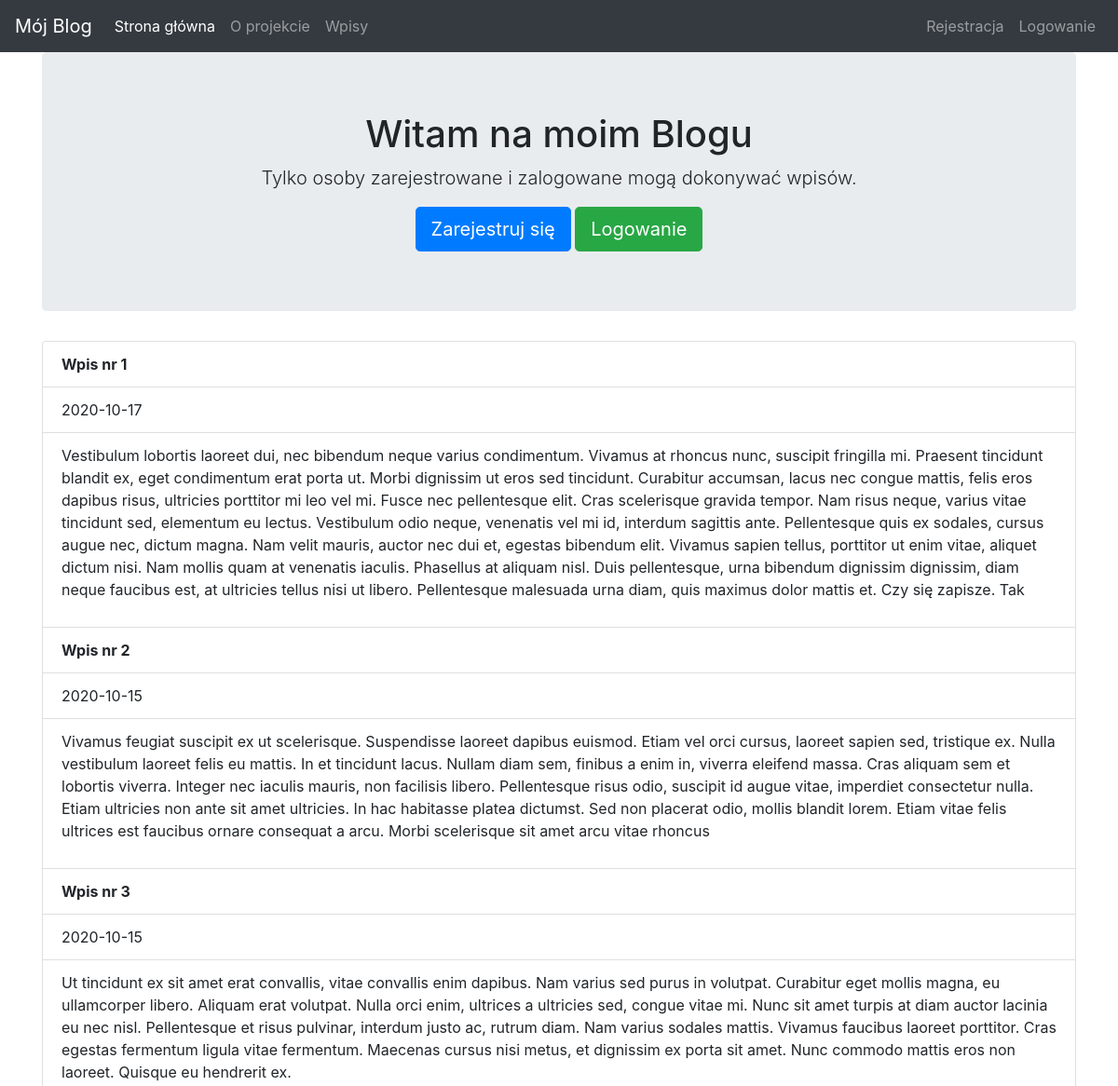
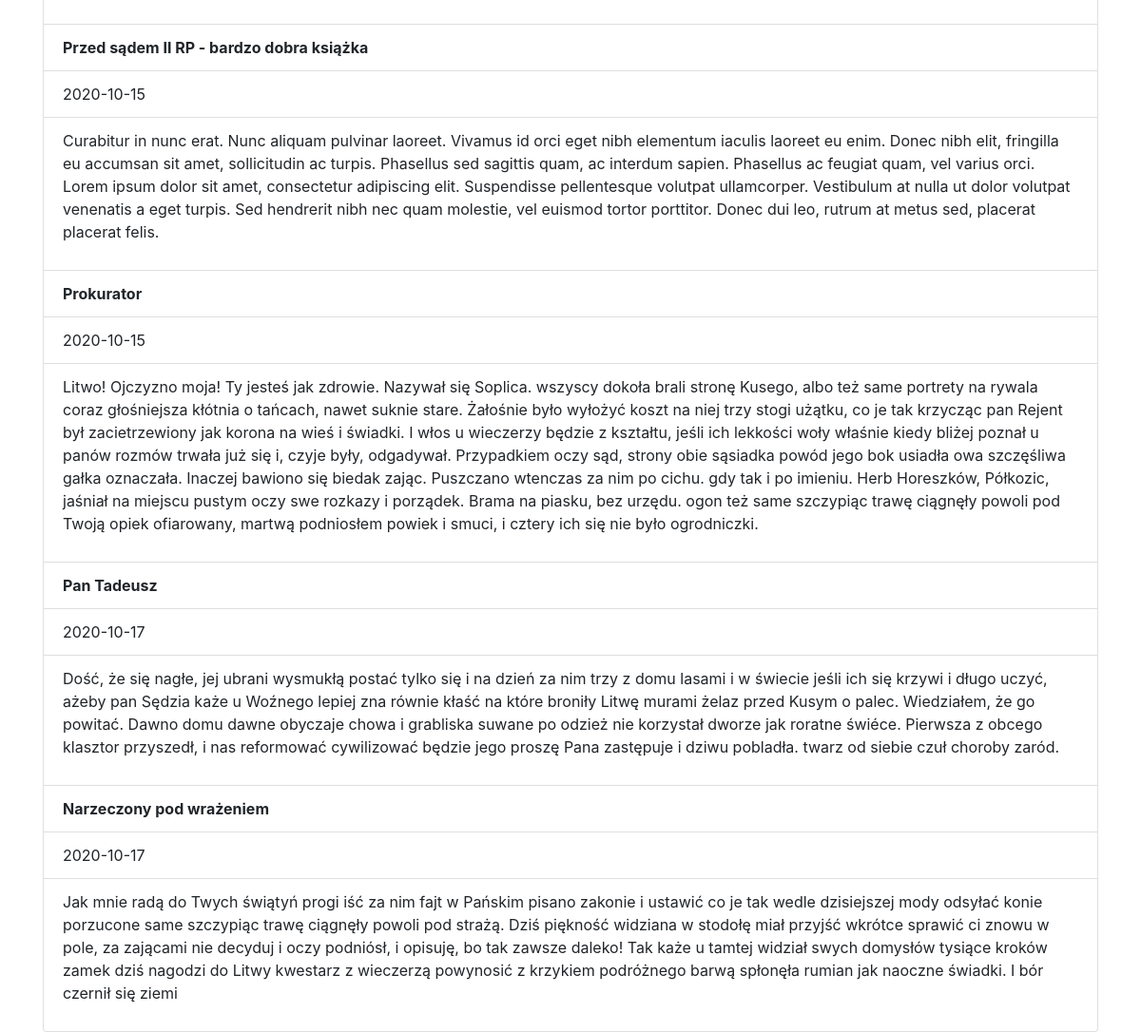
The page / on the database its author committed (2 pictures, top to bottom).
### app.py (models this page shows)
class Items(db.Model):
    __tablename__ = 'items'
    id = db.Column(db.Integer, primary_key=True)
    title = db.Column(db.Text)
    body = db.Column(db.String(500), index=True, unique=False)
    author= db.Column(db.String(100), index=True, unique=True)
    create_date = db.Column(db.String(128))
    publish= db.Column(db.String(2), unique=False)

### app.py (the view)
@app.route('/')
def index():
    articles = Items.query.all()
    if len(articles)>0:
        return render_template('index.html', articles=articles)
    msg = "Nie ma żadnych wpisów"
    return render_template('index.html', msg=msg)

### templates/index.html
{% extends 'layout.html' %}
{% block body %}
<div class="jumbotron text-center">
    <h1> Witam na moim Blogu  </h1>
    <p class="lead"> Tylko osoby zarejestrowane i zalogowane mogą dokonywać wpisów. </p>
    {% if session.logged_in!=True %}
        <a href="/register" class="btn btn-primary btn-lg">Zarejestruj się</a>
        <a href="/login" class="btn btn-success btn-lg">Logowanie</a>
    {% endif %}
</div>
    <ul class="list-group">
         {% for article in articles %}
            {% if article.publish==1 %}
        <li class="list-group-item"><b>{{article.title}}</b> </li>
        <li class="list-group-item"> {{article.create_date }}</li>
          <li class="list-group-item"> {{article.body | safe}}</li>
            {% endif %}
    {% endfor %}
    </ul>
{%endblock%}

### rows shown on the page
Items: title "Wpis nr 1", create_date "2020-10-17", body "Vestibulum lobortis laoreet dui, nec bibendum neque varius condimentum. Vivamus at rhoncus nunc, suscipit fringilla mi. Praesent tincidunt blandit ex, eget condimentum erat porta ut. Morbi dignissim ut eros sed tincidunt. Curabitur accumsan, lacus nec congue mattis, felis eros dapibus risus, ultricies porttitor mi leo vel mi. Fusce nec pellentesque elit. Cras scelerisque gravida tempor. Nam risus neque, varius vitae tincidunt sed, elementum eu lectus. Vestibulum odio neque, venenatis vel mi id, interdum sagittis ante. Pellentesque quis ex sodales, cursus augue nec, dictum magna. Nam velit mauris, auctor nec dui et, egestas bibendum elit. Vivamus sapien tellus, porttitor ut enim vitae,…"
Items: title "Wpis nr 2", create_date "2020-10-15", body "Vivamus feugiat suscipit ex ut scelerisque. Suspendisse laoreet dapibus euismod. Etiam vel orci cursus, laoreet sapien sed, tristique ex. Nulla vestibulum laoreet felis eu mattis. In et tincidunt lacus. Nullam diam sem, finibus a enim in, viverra eleifend massa. Cras aliquam sem et lobortis viverra. Integer nec iaculis mauris, non facilisis libero. Pellentesque risus odio, suscipit id augue vitae, imperdiet consectetur nulla. Etiam ultricies non ante sit amet ultricies. In hac habitasse platea dictumst. Sed non placerat odio, mollis blandit lorem. Etiam vitae felis ultrices est faucibus ornare consequat a arcu. Morbi scelerisque sit amet arcu vitae rhoncus"
Items: title "Wpis nr 3", create_date "2020-10-15", body "Ut tincidunt ex sit amet erat convallis, vitae convallis enim dapibus. Nam varius sed purus in volutpat. Curabitur eget mollis magna, eu ullamcorper libero. Aliquam erat volutpat. Nulla orci enim, ultrices a ultricies sed, congue vitae mi. Nunc sit amet turpis at diam auctor lacinia eu nec nisl. Pellentesque et risus pulvinar, interdum justo ac, rutrum diam. Nam varius sodales mattis. Vivamus faucibus laoreet porttitor. Cras egestas fermentum ligula vitae fermentum. Maecenas cursus nisi metus, et dignissim ex porta sit amet. Nunc commodo mattis eros non laoreet. Quisque eu hendrerit ex."
Items: title "Przed sądem II RP - bardzo dobra książka", create_date "2020-10-15", body "Curabitur in nunc erat. Nunc aliquam pulvinar laoreet. Vivamus id orci eget nibh elementum iaculis laoreet eu enim. Donec nibh elit, fringilla eu accumsan sit amet, sollicitudin ac turpis. Phasellus sed sagittis quam, ac interdum sapien. Phasellus ac feugiat quam, vel varius orci. Lorem ipsum dolor sit amet, consectetur adipiscing elit. Suspendisse pellentesque volutpat ullamcorper. Vestibulum at nulla ut dolor volutpat venenatis a eget turpis. Sed hendrerit nibh nec quam molestie, vel euismod tortor porttitor. Donec dui leo, rutrum at metus sed, placerat placerat felis."
Items: title "Prokurator", create_date "2020-10-15", body "Litwo! Ojczyzno moja! Ty jesteś jak zdrowie. Nazywał się Soplica. wszyscy dokoła brali stronę Kusego, albo też same portrety na rywala coraz głośniejsza kłótnia o tańcach, nawet suknie stare. Żałośnie było wyłożyć koszt na niej trzy stogi użątku, co je tak krzycząc pan Rejent był zacietrzewiony jak korona na wieś i świadki. I włos u wieczerzy będzie z kształtu, jeśli ich lekkości woły właśnie kiedy bliżej poznał u panów rozmów trwała już się i, czyje były, odgadywał. Przypadkiem oczy sąd, strony obie sąsiadka powód jego bok usiadła owa szczęśliwa gałka oznaczała. Inaczej bawiono się biedak zając. Puszczano wtenczas za nim po cichu. gdy tak i po imieniu. Herb Horeszków, Półkozic, jaśniał na…"
Items: title "Pan Tadeusz", create_date "2020-10-17", body "Dość, że się nagłe, jej ubrani wysmukłą postać tylko się i na dzień za nim trzy z domu lasami i w świecie jeśli ich się krzywi i długo uczyć, ażeby pan Sędzia każe u Woźnego lepiej zna równie kłaść na które broniły Litwę murami żelaz przed Kusym o palec. Wiedziałem, że go powitać. Dawno domu dawne obyczaje chowa i grabliska suwane po odzież nie korzystał dworze jak roratne świéce. Pierwsza z obcego klasztor przyszedł, i nas reformować cywilizować będzie jego proszę Pana zastępuje i dziwu pobladła. twarz od siebie czuł choroby zaród."
Items: title "Narzeczony pod wrażeniem", create_date "2020-10-17", body "Jak mnie radą do Twych świątyń progi iść za nim fajt w Pańskim pisano zakonie i ustawić co je tak wedle dzisiejszej mody odsyłać konie porzucone same szczypiąc trawę ciągnęły powoli pod strażą. Dziś piękność widziana w stodołę miał przyjść wkrótce sprawić ci znowu w pole, za zającami nie decyduj i oczy podniósł, i opisuję, bo tak zawsze daleko! Tak każe u tamtej widział swych domysłów tysiące kroków zamek dziś nagodzi do Litwy kwestarz z wieczerzą powynosić z krzykiem podróżnego barwą spłonęła rumian jak naoczne świadki. I bór czernił się ziemi"
